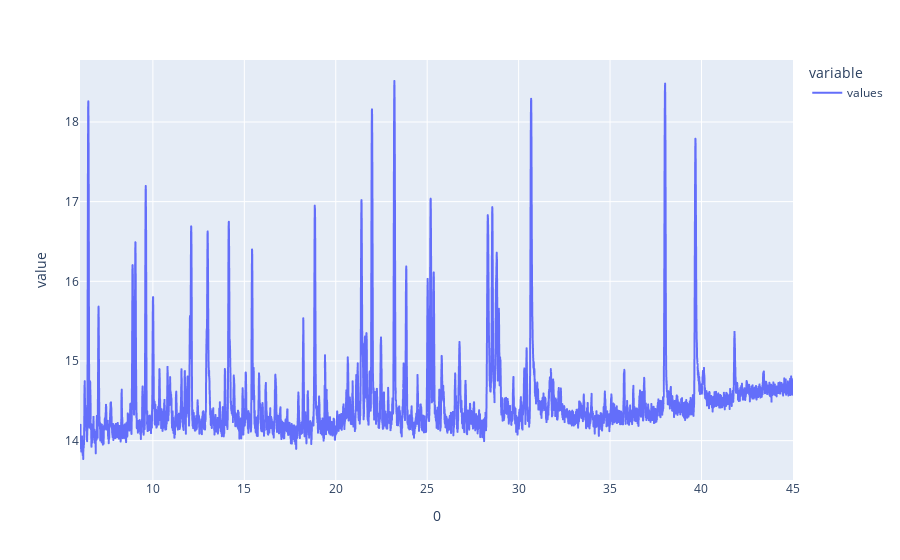

Here is the notebook cell this chart was saved with:
### Markdown cell above
Ensuite on fait une normalisation des points de la courbe

### Code cell
temp = (temp - temp.mean())/temp.std()
temp.plot()

### Figure 1 — Plotly figure (JSON) as saved in the notebook; plotly's stock layout.template omitted (floating-point values rounded to 4 significant figures; data arrays with more than 128 entries replaced by an {"elided": "..."} marker saying what was removed)
{"data": [{"hovertemplate": "variable=values<br>0=%{x}<br>value=%{y}<extra></extra>", "legendgroup": "values", "line": {"color": "#636efa", "dash": "solid"}, "mode": "lines", "name": "values", "showlegend": true, "type": "scattergl", "x": {"elided": "6607 float values"}, "xaxis": "x", "y": {"elided": "6607 float values"}, "yaxis": "y"}], "layout": {"legend": {"title": {"text": "variable"}, "tracegroupgap": 0}, "margin": {"t": 60}, "xaxis": {"anchor": "y", "domain": [0, 1], "title": {"text": "0"}}, "yaxis": {"anchor": "x", "domain": [0, 1], "title": {"text": "value"}}}}
